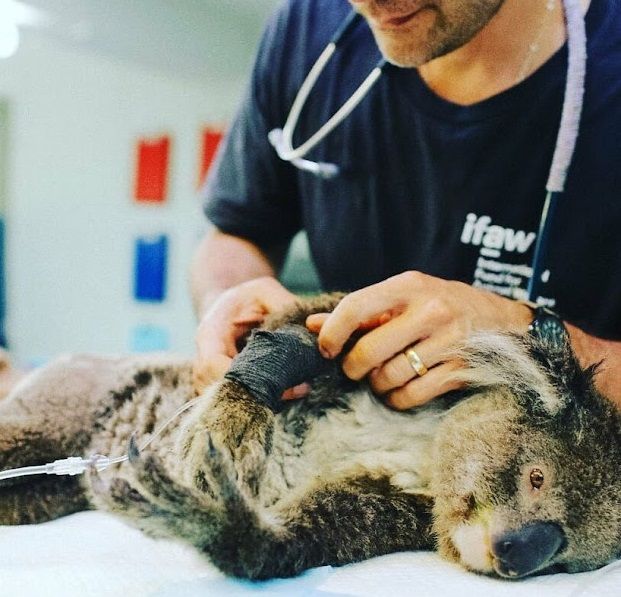
#> input picture images/85141456_1109573669375336_2893971139789337413_n-617b24d8b8c4a__880.jpg, 621 x 597 px; its folder holds 3 pictures in this run
$ python program2.py
#> lines starting #> are read from the running program, lines starting #| are printed output that depends on the picture; after the words box and inside, x2 and y2 are one past the last pixel; in counts of white or black regions, pixels touching at a corner belong together
import cv2
import numpy as np
import os

# Prompt user to enter number to be added to the image
num = int(input("+ mấy :"))
#> the answer given: 3

# Load all images from the folder
images = []
for image_path in os.listdir("images"):
    image = cv2.imread(os.path.join("images", image_path))
#> image is the input picture: shape (597, 621, 3); mean B, G, R 121, 128.9, 128.5
    if image is not None:
        images.append(cv2.copyMakeBorder(cv2.resize(image, (446, 446)), 2, 2, 2, 2, cv2.BORDER_CONSTANT, None, value=[255, 255, 255]))

# Add border, text, Gaussian blur, and brightness reduction to the last image
font = cv2.FONT_HERSHEY_SIMPLEX
img5 = images[-1].copy()
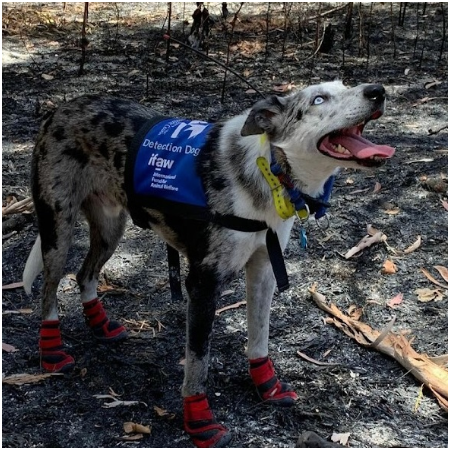
#> img5: shape (450, 450, 3); mean of channels 0, 1, 2 71.4, 69.2, 69.7; drawn as B, G, R
cv2.putText(img5, '+'+str(num), (int((img5.shape[1] - cv2.getTextSize('+'+str(num), font, 2, 5)[0][0]) / 2), int((img5.shape[0] + cv2.getTextSize('+'+str(num), font, 2, 5)[0][1]) / 2)), font, 2, (255, 255, 255), 5, cv2.LINE_AA)
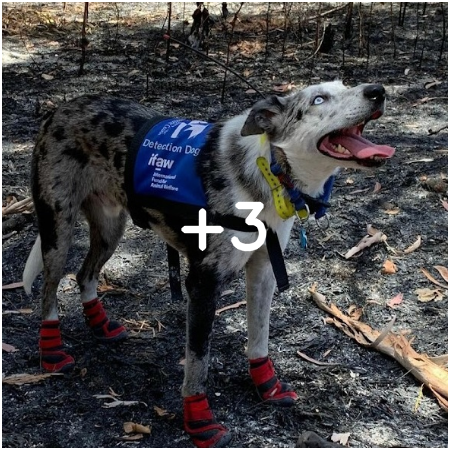
#> img5: shape (450, 450, 3); 0.78% of pixels changed, all inside (x1, y1, x2, y2) = (181, 201, 267, 252); drawn as B, G, R
img5 = cv2.GaussianBlur(img5, (5, 5), 0)
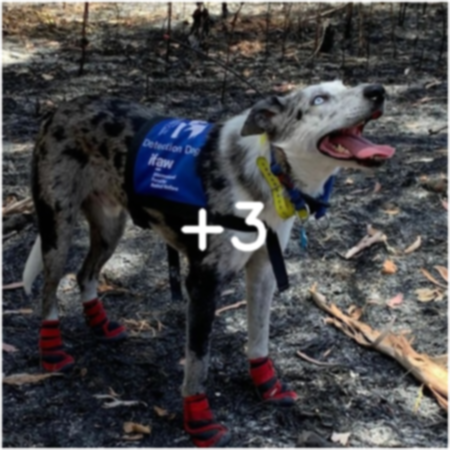
#> img5: shape (450, 450, 3); mean of channels 0, 1, 2 72.5, 70.4, 70.9; drawn as B, G, R
img5 = cv2.addWeighted(img5, 1.0, img5, 0, -20)

# Create a black canvas and paste images on the canvas
canvas = np.zeros((900, 900, 3), dtype=np.uint8)
canvas[:450, :450] = cv2.resize(images[0], (450, 450))
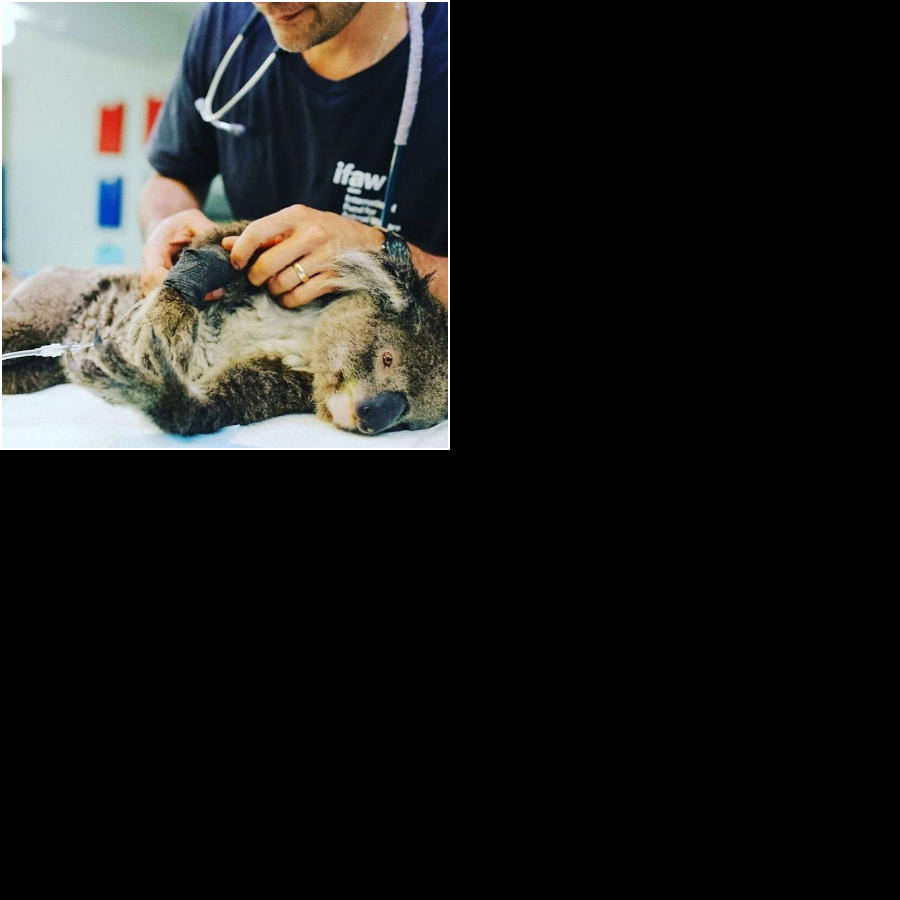
#> canvas: shape (900, 900, 3); mean of channels 0, 1, 2 30.8, 32.7, 32.6; drawn as B, G, R
canvas[:450, 450:] = cv2.resize(images[1], (450, 450))
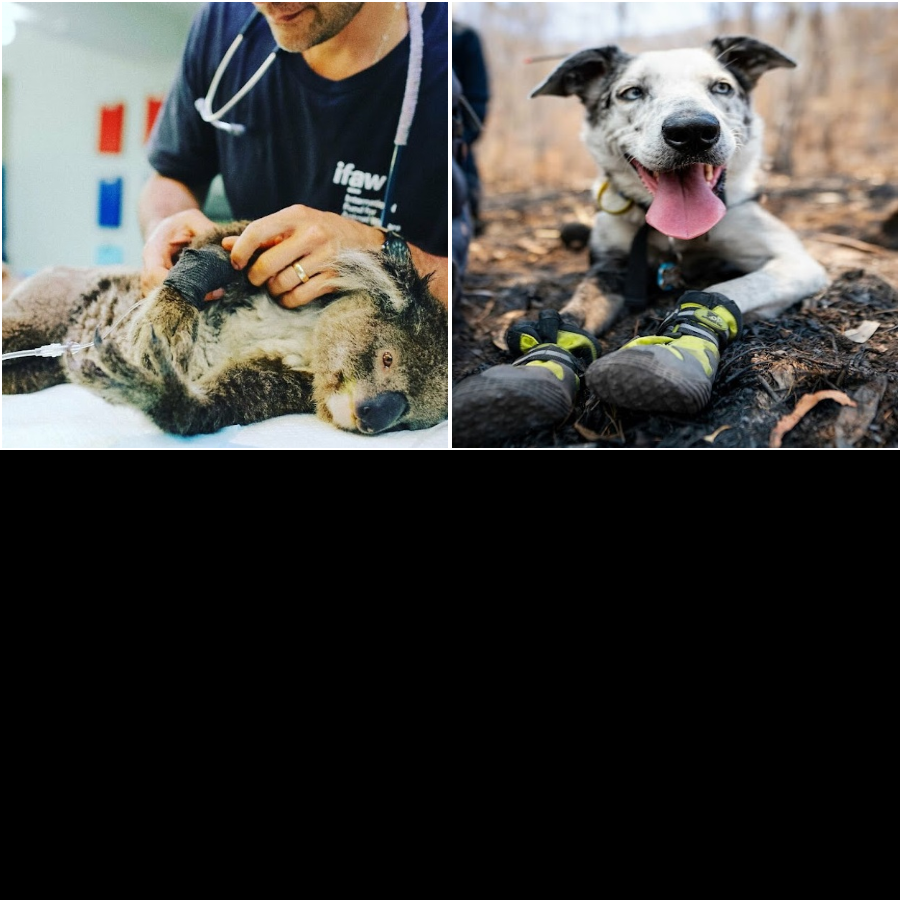
#> canvas: shape (900, 900, 3); mean of channels 0, 1, 2 59.3, 62.6, 64.3; drawn as B, G, R
canvas[450:900, :300] = cv2.resize(images[2], (300, 450))
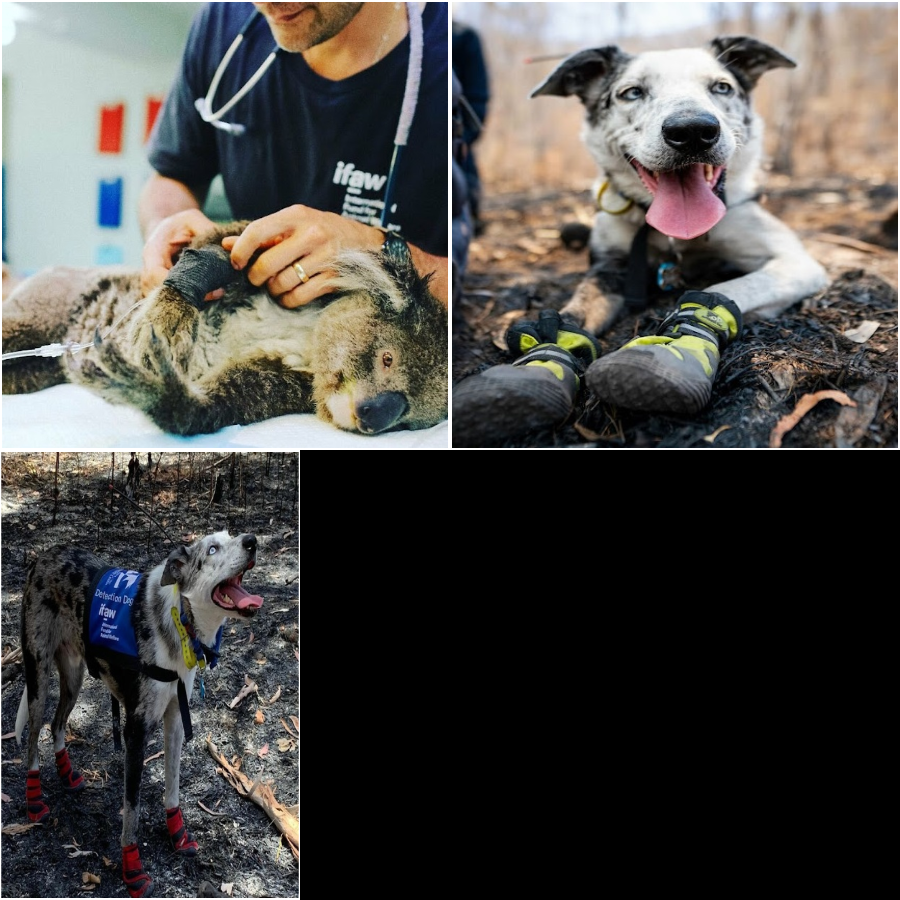
#> canvas: shape (900, 900, 3); 16.66% of pixels changed, all inside (x1, y1, x2, y2) = (0, 450, 300, 900); drawn as B, G, R
#> (the run stopped early here; a loop or call above may not have finished)
